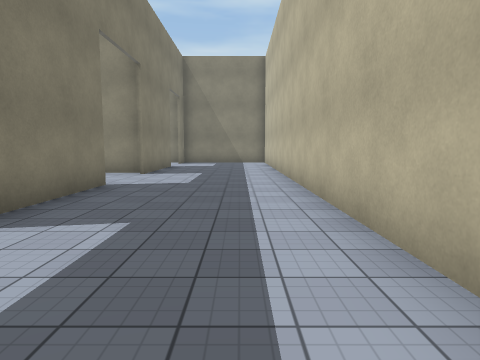
View 1 (above)

24 first-person views from a walk through a scene from a Unity 3-D project. The camera is 1.5 m above the floor, tilts 6° down and sees 75° across. The floor is counted in squares, 2 m on a side. Each view is taken from the middle of a square. On the plan, view 1 faces up. The plan holds only what a view shows up to about 10 squares ahead; the rest is blank. Some animated figures are left out. Surface patterns are stand-ins for the level's own textures.

View 2
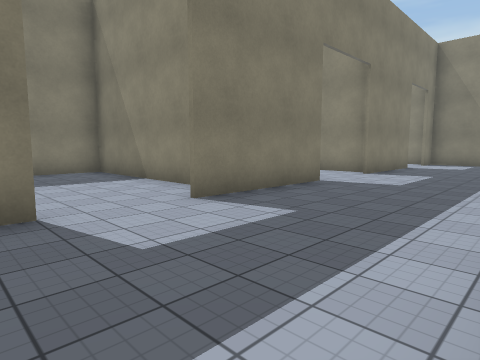

View 3
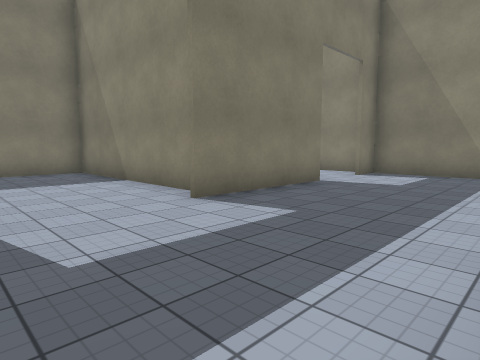

View 4
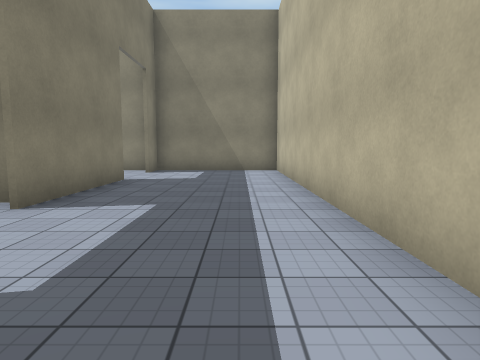

View 5
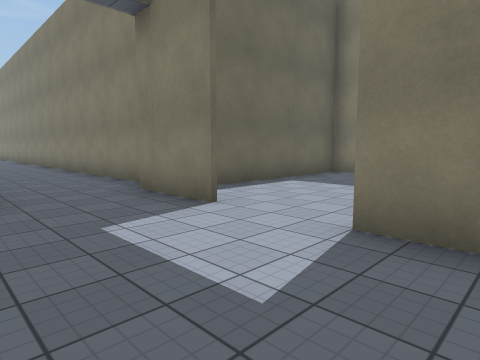

View 6
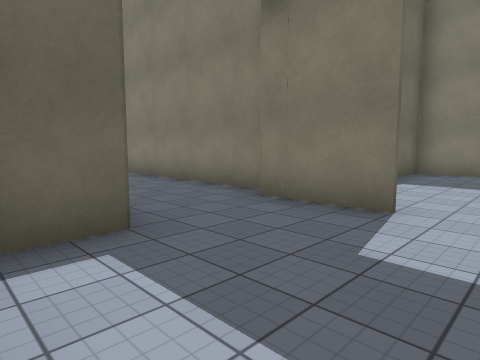

View 7
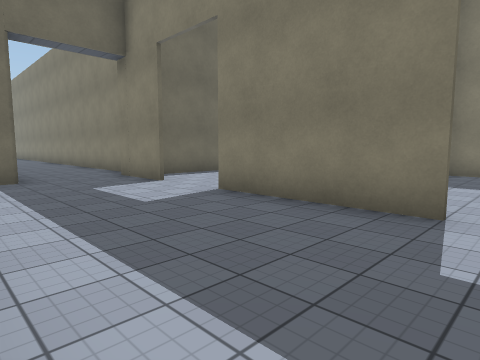

View 8
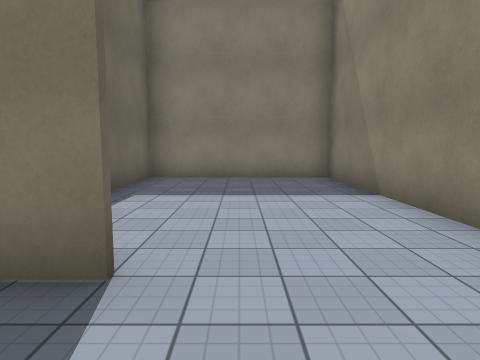

View 9
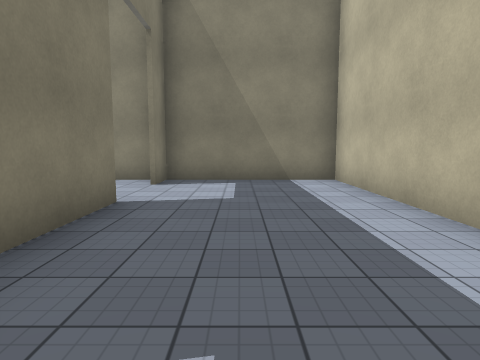

View 10
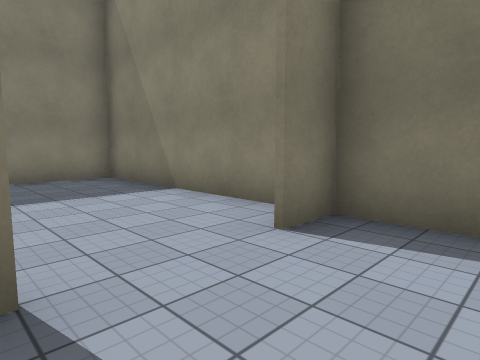

View 11
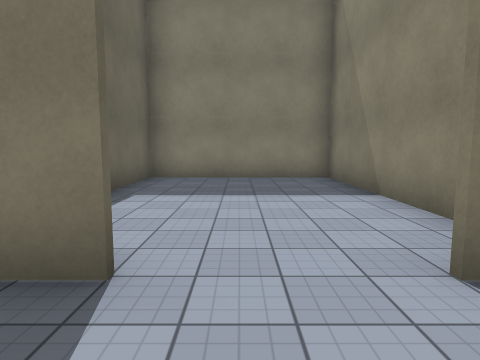

View 12
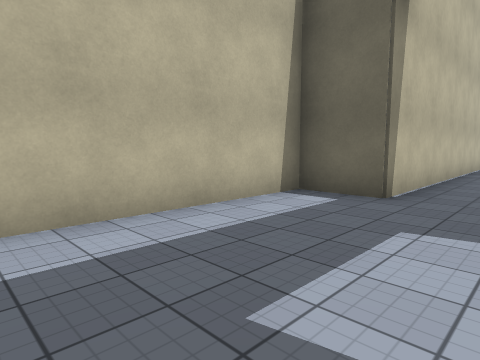

View 13
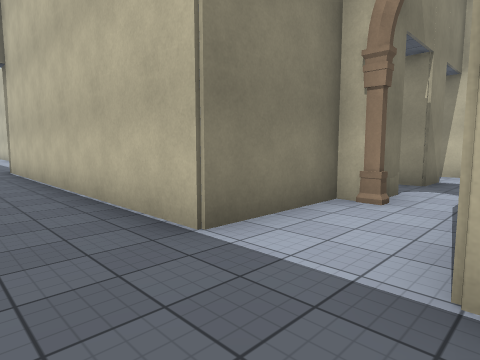

View 14
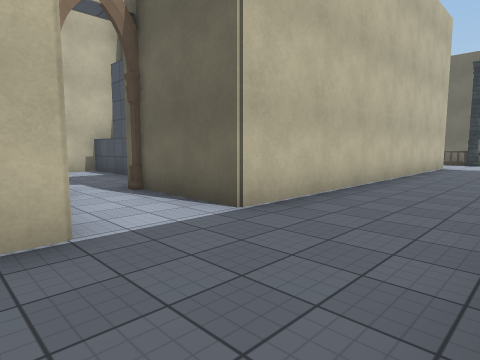

View 15
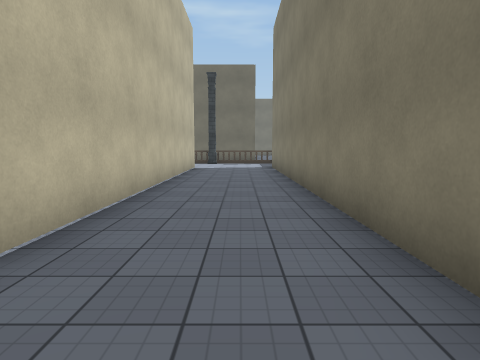

View 16
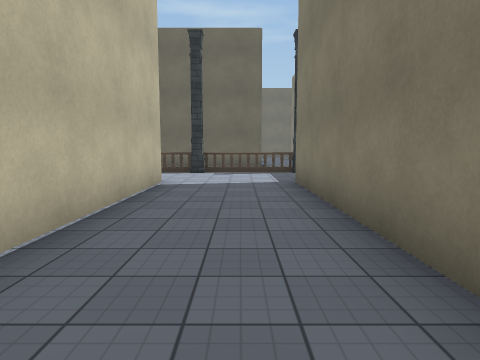

View 17
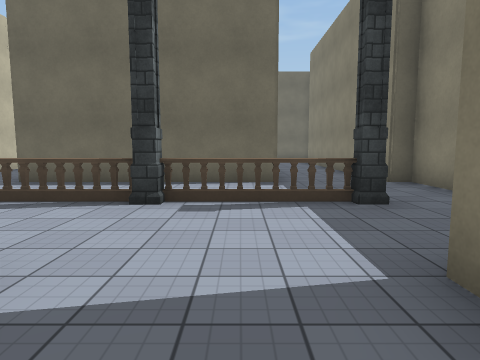

View 18
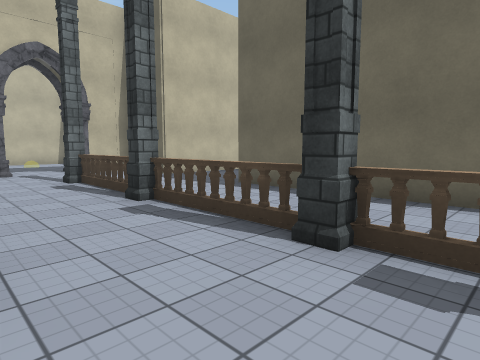

View 19
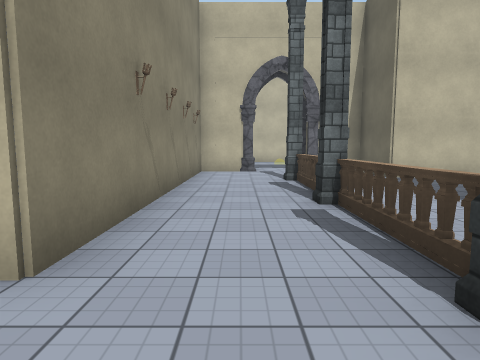

View 20
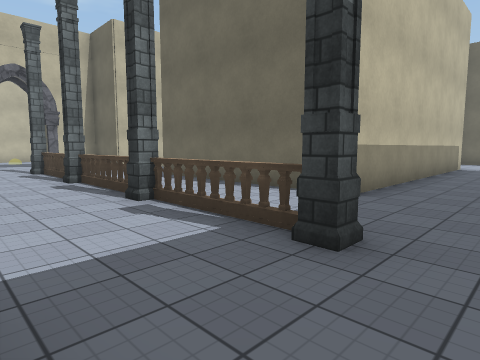

View 21
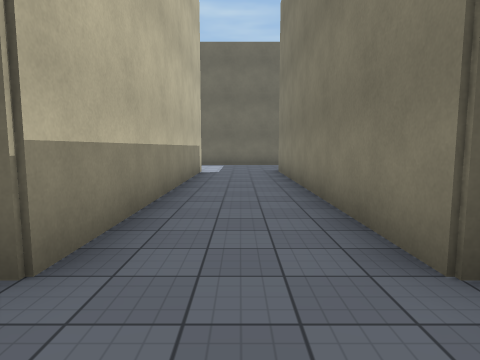

View 22
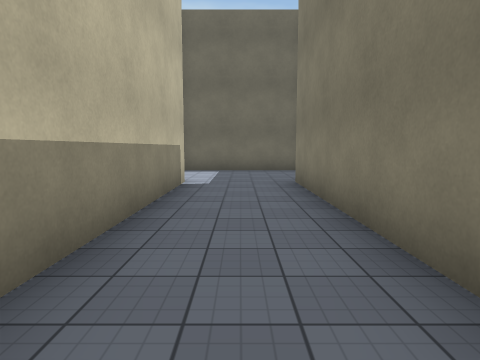

View 23
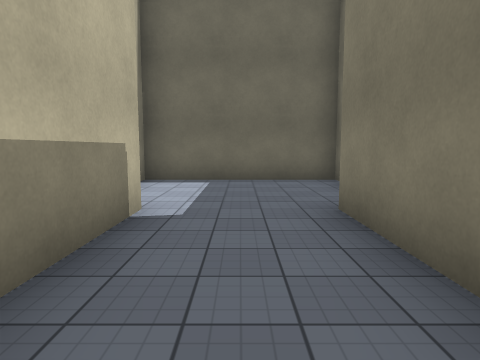

View 24
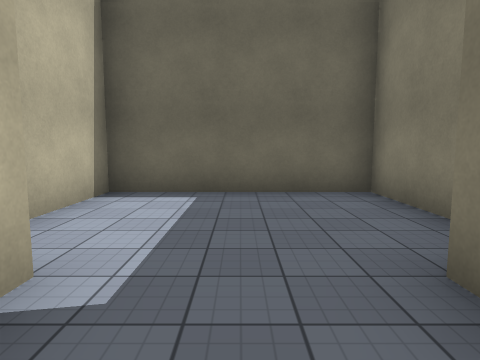

### Floor plan
Ten units are one square. View 1 is at (0, 0); x grows to the right and y downward. Boxes are objects, and circles mark ways between rooms. Rooms are numbered by the first view taken in them; rooms with no view inside come last. Other rooms are left out.
<svg viewBox="-92 -157 177 544">
<path fill="none" stroke="#000" d="M-27 -64 -27 -28M-27 -124 -27 -88M-27 -9 -27 14M-3 24 -3 7 12 7 12 -152 -27 -152 -27 -142M-57 254 -57 267 -52 267 -52 349M57 290 57 267 77 267 77 250M77 235 77 218 -3 218 -3 117 15 117M-28 349 -28 267 29 267M-32 115 -32 218M-62 361 -62 382 -18 382 -18 361M22 102 22 98 -3 98 -3 24M32 103 25 103M-32 16 -32 70M-30 -152 -87 -152 -87 -108 -63 -108M-29 -92 -87 -92 -87 -48 -63 -48M-40 -37 -87 -37 -87 7 -36 7"/>
<rect x="-45" y="235" width="10" height="10" fill="#bbb"><title>other object</title></rect>
<rect x="-35" y="235" width="10" height="10" fill="#bbb"><title>other object</title></rect>
<rect x="-25" y="235" width="10" height="10" fill="#bbb"><title>other object</title></rect>
<rect x="-15" y="235" width="10" height="10" fill="#bbb"><title>other object</title></rect>
<rect x="-15" y="225" width="10" height="10" fill="#bbb"><title>other object</title></rect>
<rect x="-5" y="235" width="10" height="10" fill="#bbb"><title>other object</title></rect>
<rect x="5" y="235" width="10" height="10" fill="#bbb"><title>other object</title></rect>
<rect x="15" y="235" width="10" height="10" fill="#bbb"><title>other object</title></rect>
<rect x="15" y="225" width="10" height="10" fill="#bbb"><title>other object</title></rect>
<rect x="15" y="115" width="10" height="10" fill="#bbb"><title>other object</title></rect>
<rect x="25" y="235" width="10" height="10" fill="#bbb"><title>other object</title></rect>
<rect x="35" y="235" width="10" height="10" fill="#bbb"><title>other object</title></rect>
<rect x="45" y="235" width="10" height="10" fill="#bbb"><title>other object</title></rect>
<circle cx="-15" cy="25" r="3" fill="#2a7"/>
<circle cx="-30" cy="-135" r="3" fill="#2a7"/>
<circle cx="-30" cy="-75" r="3" fill="#2a7"/>
<circle cx="-30" cy="-15" r="3" fill="#2a7"/>
<text x="-10" y="-70">1</text>
<text x="0" y="240">2</text>
<text x="-60" y="-130">3</text>
<text x="-60" y="-70">4</text>
<text x="-60" y="-20">5</text>
</svg>
Room 1 opens to room 2. Room 1 opens to room 3. Room 1 opens to room 4. Room 1 opens to room 5.

Where each view was taken, in squares from view 1:
view 1: 0 up, 0 right, facing up
view 2: 0 up, 1 right, facing up-left
view 3: 6 up, 1 right, facing up-left
view 4: 5 up, 0 right, facing up
view 5: 4 up, 0 right, facing down-left
view 6: 2 up, 1 right, facing down-left
view 7: 7 up, 1 right, facing down-left
view 8: 7 up, 1 left, facing left
view 9: 8 up, 1 left, facing up
view 10: 12 up, 1 left, facing up-left
view 11: 13 up, 1 left, facing left
view 12: 4 up, 2 left, facing down-right
view 13: 12 down, 2 left, facing up-right
view 14: 9 down, 3 left, facing down-right
view 15: 10 down, 2 left, facing down
view 16: 15 down, 2 left, facing down
view 17: 20 down, 2 left, facing down
view 18: 22 down, 2 left, facing down-right
view 19: 23 down, 2 left, facing right
view 20: 22 down, 5 left, facing down-right
view 21: 25 down, 4 left, facing down
view 22: 28 down, 4 left, facing down
view 23: 31 down, 4 left, facing down
view 24: 33 down, 4 left, facing down
